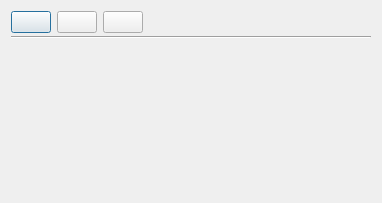
<?xml version="1.0" encoding="UTF-8"?>
<ui version="4.0">
<comment> Begin CVS Header </comment>
<comment>   $Source: /fs/turing/cvs/copasi_dev/copasi/UI/CQProgressDialog.ui,v $ </comment>
<comment>   $Revision: 1.4 $ </comment>
<comment>   $Name: Build-33 $ </comment>
<comment>   $Author: aekamal $ </comment>
<comment>   $Date: 2009/08/31 14:33:33 $ </comment>
<comment> End CVS Header </comment>

<comment> Copyright (C) 2008 by Pedro Mendes, Virginia Tech Intellectual </comment>
<comment> Properties, Inc., EML Research, gGmbH, University of Heidelberg, </comment>
<comment> and The University of Manchester. </comment>
<comment> All rights reserved. </comment>

 <class>CQProgressDialog</class>
 <widget class="QDialog" name="CQProgressDialog">
  <property name="geometry">
   <rect>
    <x>0</x>
    <y>0</y>
    <width>382</width>
    <height>203</height>
   </rect>
  </property>
  <property name="sizePolicy">
   <sizepolicy hsizetype="Preferred" vsizetype="Expanding">
    <horstretch>0</horstretch>
    <verstretch>0</verstretch>
   </sizepolicy>
  </property>
  <property name="minimumSize">
   <size>
    <width>300</width>
    <height>57</height>
   </size>
  </property>
  <property name="windowTitle">
   <string>COPASI Progress Dialog</string>
  </property>
  <layout class="QVBoxLayout">
   <property name="spacing">
    <number>3</number>
   </property>
   <item>
    <layout class="QHBoxLayout">
     <item>
      <widget class="QPushButton" name="mpBtnPause">
       <property name="sizePolicy">
        <sizepolicy hsizetype="Fixed" vsizetype="Fixed">
         <horstretch>0</horstretch>
         <verstretch>0</verstretch>
        </sizepolicy>
       </property>
       <property name="text">
        <string/>
       </property>
      </widget>
     </item>
     <item>
      <widget class="QPushButton" name="mpBtnContinue">
       <property name="sizePolicy">
        <sizepolicy hsizetype="Fixed" vsizetype="Fixed">
         <horstretch>0</horstretch>
         <verstretch>0</verstretch>
        </sizepolicy>
       </property>
       <property name="text">
        <string/>
       </property>
      </widget>
     </item>
     <item>
      <widget class="QPushButton" name="mpBtnStop">
       <property name="sizePolicy">
        <sizepolicy hsizetype="Fixed" vsizetype="Fixed">
         <horstretch>0</horstretch>
         <verstretch>0</verstretch>
        </sizepolicy>
       </property>
       <property name="text">
        <string/>
       </property>
      </widget>
     </item>
     <item>
      <spacer name="mpBtnSpacer">
       <property name="orientation">
        <enum>Qt::Horizontal</enum>
       </property>
       <property name="sizeType">
        <enum>QSizePolicy::Expanding</enum>
       </property>
       <property name="sizeHint" stdset="0">
        <size>
         <width>40</width>
         <height>20</height>
        </size>
       </property>
      </spacer>
     </item>
    </layout>
   </item>
   <item>
    <widget class="Line" name="mpLine">
     <property name="minimumSize">
      <size>
       <width>200</width>
       <height>0</height>
      </size>
     </property>
     <property name="frameShape">
      <enum>QFrame::HLine</enum>
     </property>
     <property name="frameShadow">
      <enum>QFrame::Sunken</enum>
     </property>
    </widget>
   </item>
   <item>
    <spacer name="mpSpacer">
     <property name="orientation">
      <enum>Qt::Vertical</enum>
     </property>
     <property name="sizeType">
      <enum>QSizePolicy::Expanding</enum>
     </property>
     <property name="sizeHint" stdset="0">
      <size>
       <width>20</width>
       <height>40</height>
      </size>
     </property>
    </spacer>
   </item>
  </layout>
 </widget>
 <layoutdefault spacing="6" margin="11"/>
 <tabstops>
  <tabstop>mpBtnStop</tabstop>
  <tabstop>mpBtnPause</tabstop>
  <tabstop>mpBtnContinue</tabstop>
 </tabstops>
 <includes>
  <include location="local">CQProgressItem.h</include>
 </includes>
 <resources/>
 <connections>
  <connection>
   <sender>mpBtnStop</sender>
   <signal>clicked()</signal>
   <receiver>CQProgressDialog</receiver>
   <slot>btnStopPressed()</slot>
   <hints>
    <hint type="sourcelabel">
     <x>20</x>
     <y>20</y>
    </hint>
    <hint type="destinationlabel">
     <x>20</x>
     <y>20</y>
    </hint>
   </hints>
  </connection>
  <connection>
   <sender>mpBtnPause</sender>
   <signal>clicked()</signal>
   <receiver>CQProgressDialog</receiver>
   <slot>btnPausePressed()</slot>
   <hints>
    <hint type="sourcelabel">
     <x>20</x>
     <y>20</y>
    </hint>
    <hint type="destinationlabel">
     <x>20</x>
     <y>20</y>
    </hint>
   </hints>
  </connection>
  <connection>
   <sender>mpBtnContinue</sender>
   <signal>clicked()</signal>
   <receiver>CQProgressDialog</receiver>
   <slot>btnContinuePressed()</slot>
   <hints>
    <hint type="sourcelabel">
     <x>20</x>
     <y>20</y>
    </hint>
    <hint type="destinationlabel">
     <x>20</x>
     <y>20</y>
    </hint>
   </hints>
  </connection>
 </connections>
</ui>
